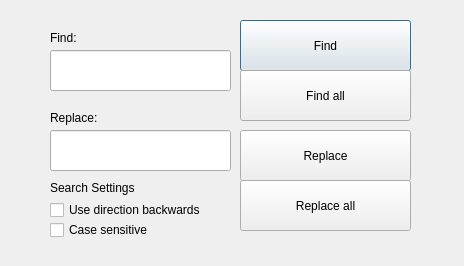
<?xml version="1.0" encoding="UTF-8"?>
<ui version="4.0">
 <class>FindAndReplace</class>
 <widget class="QDialog" name="FindAndReplace">
  <property name="geometry">
   <rect>
    <x>0</x>
    <y>0</y>
    <width>464</width>
    <height>266</height>
   </rect>
  </property>
  <property name="windowTitle">
   <string>Main Window</string>
  </property>
  <widget class="QWidget" name="centralwidget" native="true">
   <property name="geometry">
    <rect>
     <x>0</x>
     <y>10</y>
     <width>461</width>
     <height>231</height>
    </rect>
   </property>
   <widget class="QPushButton" name="btnFind">
    <property name="geometry">
     <rect>
      <x>240</x>
      <y>10</y>
      <width>171</width>
      <height>51</height>
     </rect>
    </property>
    <property name="text">
     <string>Find</string>
    </property>
   </widget>
   <widget class="QPushButton" name="btnReplace">
    <property name="geometry">
     <rect>
      <x>240</x>
      <y>120</y>
      <width>171</width>
      <height>51</height>
     </rect>
    </property>
    <property name="text">
     <string>Replace</string>
    </property>
   </widget>
   <widget class="QLineEdit" name="editFind">
    <property name="geometry">
     <rect>
      <x>50</x>
      <y>40</y>
      <width>181</width>
      <height>41</height>
     </rect>
    </property>
    <property name="text">
     <string/>
    </property>
   </widget>
   <widget class="QLineEdit" name="editFindAndReplace">
    <property name="geometry">
     <rect>
      <x>50</x>
      <y>120</y>
      <width>181</width>
      <height>41</height>
     </rect>
    </property>
    <property name="text">
     <string/>
    </property>
   </widget>
   <widget class="QLabel" name="label">
    <property name="geometry">
     <rect>
      <x>50</x>
      <y>20</y>
      <width>59</width>
      <height>16</height>
     </rect>
    </property>
    <property name="text">
     <string>Find:</string>
    </property>
   </widget>
   <widget class="QLabel" name="label_2">
    <property name="geometry">
     <rect>
      <x>50</x>
      <y>100</y>
      <width>59</width>
      <height>16</height>
     </rect>
    </property>
    <property name="text">
     <string>Replace:</string>
    </property>
   </widget>
   <widget class="QLabel" name="label_3">
    <property name="geometry">
     <rect>
      <x>50</x>
      <y>170</y>
      <width>131</width>
      <height>16</height>
     </rect>
    </property>
    <property name="text">
     <string>Search Settings</string>
    </property>
   </widget>
   <widget class="QPushButton" name="btnFindAll">
    <property name="geometry">
     <rect>
      <x>240</x>
      <y>60</y>
      <width>171</width>
      <height>51</height>
     </rect>
    </property>
    <property name="text">
     <string>Find all</string>
    </property>
   </widget>
   <widget class="QPushButton" name="btnReplaceAll">
    <property name="geometry">
     <rect>
      <x>240</x>
      <y>170</y>
      <width>171</width>
      <height>51</height>
     </rect>
    </property>
    <property name="text">
     <string>Replace all</string>
    </property>
   </widget>
   <widget class="QCheckBox" name="checkDirectionBackwards">
    <property name="geometry">
     <rect>
      <x>50</x>
      <y>190</y>
      <width>181</width>
      <height>20</height>
     </rect>
    </property>
    <property name="text">
     <string>Use direction backwards </string>
    </property>
   </widget>
   <widget class="QCheckBox" name="checkCaseSensitive">
    <property name="geometry">
     <rect>
      <x>50</x>
      <y>210</y>
      <width>151</width>
      <height>20</height>
     </rect>
    </property>
    <property name="text">
     <string>Case sensitive</string>
    </property>
   </widget>
  </widget>
 </widget>
 <resources>
  <include location="../example.qrc"/>
 </resources>
 <connections/>
</ui>
